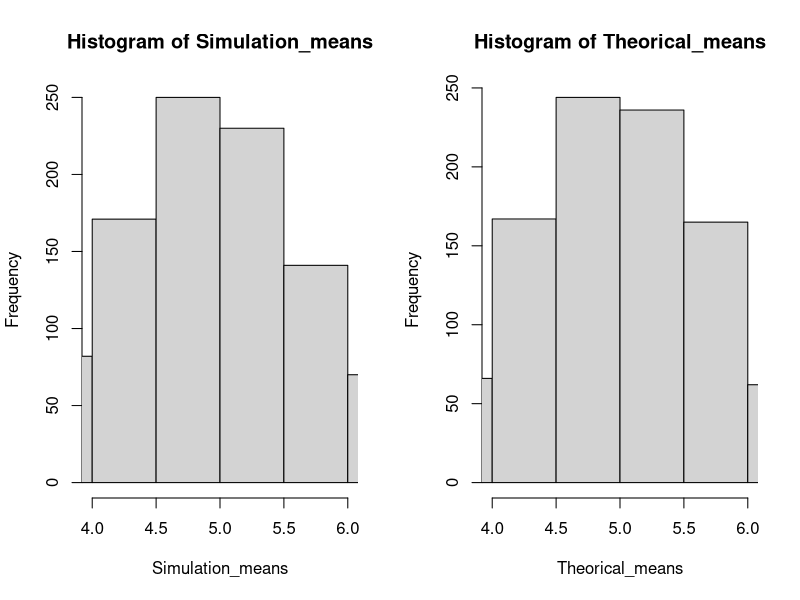
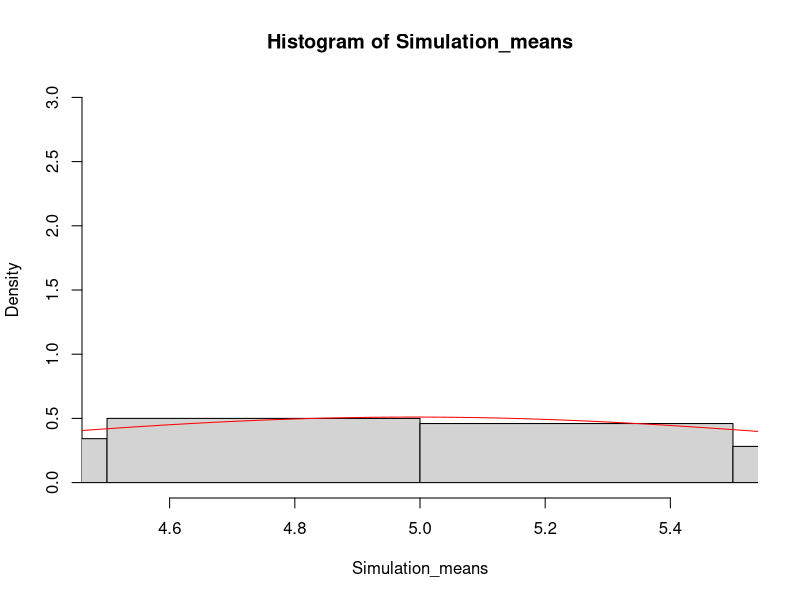

The R source for these figures, in order:
#Part 1: Simulation Exercise 

#Compare the sample mean the theoretical mean of the distribution
n <- 40
lambda <- 0.2
nosim <- 1000

set.seed(1)

Simulation <- replicate(nosim, rexp(n, lambda))
Simulation_means <- apply(Simulation, 2, mean)

Theorical <- replicate(nosim, rnorm(40, mean = 1/0.2, sd = 1/0.2))
Theorical_means <- apply(Theorical, 2, mean)

mean(Simulation_means)
mean(Theorical_means)

# dat <- data.frame(
#   x = append(Simulation_means, Theorical_means),
#   Type = rep(c("simulation","theorical"), each = nosim)
# )

# library(ggplot2)
# g <- ggplot(dat, aes(x = x, fill = Type)) +
#   geom_histogram(alpha = 0.20, binwidth = 0.3, colour = "black", aes(y = ..density..))
# g <- g + stat_function(fun = dnorm, size = 2)
# g

par(mfrow = c(1,2))
hist(Simulation_means, xlim = c(4,6))
hist(Theorical_means, xlim = c(4,6))

#Variance 
var(Simulation_means)
var(Theorical_means)

#Approximately normal
par(mfrow = c(1,1))
hist(Simulation_means,xlim = c(4.5,5.5), ylim = c(0,3.0), freq = FALSE)
curve(dnorm(x, mean = mean(Simulation_means), sd = sd(Simulation_means)),
      from = 4, to = 6,
      add = TRUE, col = "red")

#Part 2 Basic Inferential Data Analysis

library(datasets)
data("ToothGrowth")

#Summary of the data
summary(ToothGrowth)

#T test two sided test 
VC <- subset(ToothGrowth, supp == "VC")
OJ <- subset(ToothGrowth, supp == "OJ")

t.test(VC$dose, OJ$dose, paired = FALSE, var.equal = FALSE)
t.test(VC$len, OJ$len, paired = FALSE, var.equal = FALSE)

#As a result of the experiment data, there is no diference of tooth length by the supplement type (orange juice or ascorbic acid).
#On the other hand, it is quite clear that there would not be difference by levels of Vitamin C (Variable dose).
#For more information, please see R help page ("The Effect of Vitamin C on Tooth Growth in Guinea Pigs": http://www.is.titech.ac.jp/~mase/mase/html.jp/temp/ToothGrowth.jp.html).
